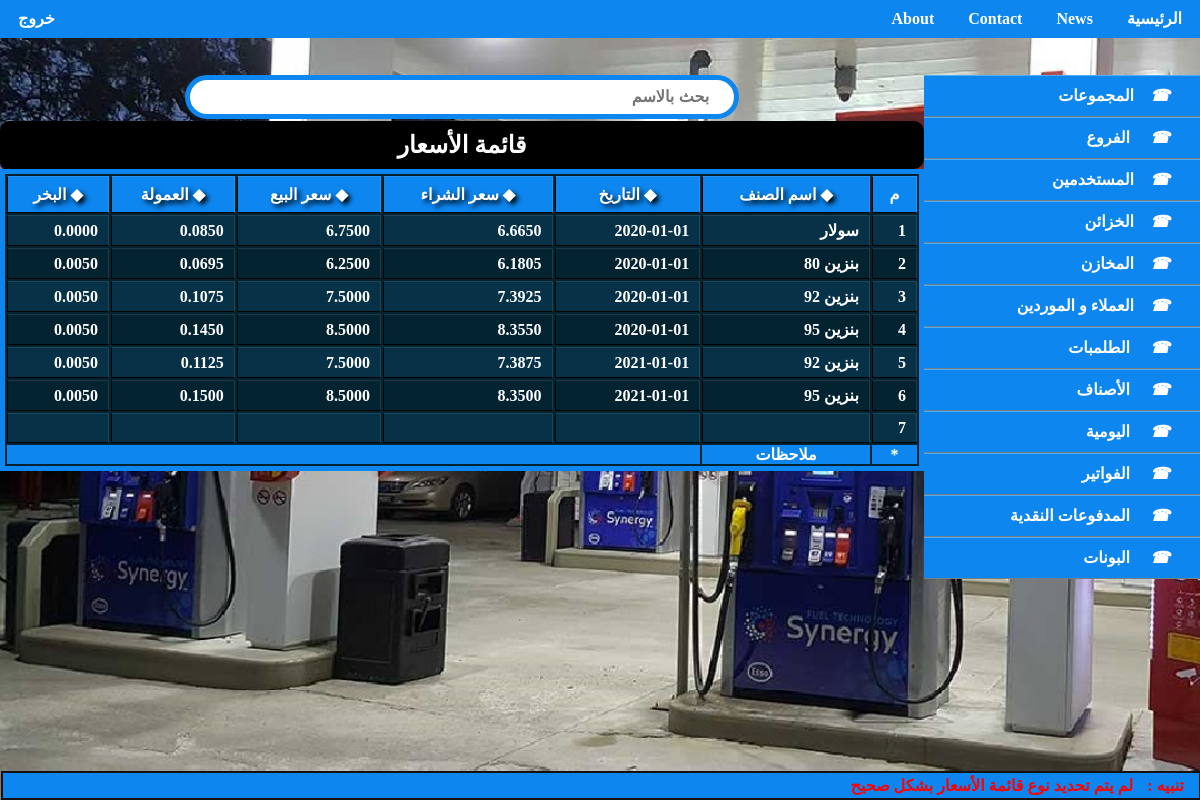
The app's page /admin/pricelist.php (signed in) with its own data.
### tables this page shows
CREATE TABLE `pricelist` (
  `plId` int(10) UNSIGNED NOT NULL,
  `plDt` date NOT NULL,
  `plGds` int(10) UNSIGNED NOT NULL,
  `plByPrc` decimal(9,4) UNSIGNED NOT NULL DEFAULT 0.0000,
  `plSllPrc` decimal(9,4) UNSIGNED NOT NULL DEFAULT 0.0000,
  `plCmsn` decimal(4,4) UNSIGNED NOT NULL DEFAULT 0.0000,
  `plPkhr` decimal(4,4) UNSIGNED NOT NULL DEFAULT 0.0000,
  `plWrk` tinyint(1) NOT NULL DEFAULT 1,
  `plUsr` int(10) UNSIGNED NOT NULL DEFAULT 0
);

CREATE TABLE `goods` (
  `gId` int(10) UNSIGNED NOT NULL,
  `gNm` varchar(99) NOT NULL,
  `gByLmt` int(10) UNSIGNED NOT NULL DEFAULT 0,
  `gByPrc` decimal(7,2) UNSIGNED NOT NULL DEFAULT 0.00,
  `gSllPrc` decimal(7,2) UNSIGNED NOT NULL DEFAULT 0.00,
  `gGrp` int(10) UNSIGNED NOT NULL,
  `gWrk` tinyint(1) NOT NULL DEFAULT 1,
  `gNts` varchar(99) DEFAULT NULL,
  `gAdDt` datetime DEFAULT current_timestamp(),
  `gUsr` int(10) UNSIGNED NOT NULL DEFAULT 1
);

### admin/pricelist.php (the view, shortened to what this page needs)
<?php
if (isset($_SESSION["loggedin"]) && $_SESSION["loggedin"] === true) {
	include_once "init.php";
	for ($i = 0; $i < 9; $i++) {
		$srtSymbl[$i] = "   &#9670;";
	}
	$srtSymbl[$_SESSION['srt']] = " &#" . $_SESSION['srtKnd'] . "; ";
?>
	<div id="dvTbl">
		<form action="<?php echo (vldtVrbl($_SERVER['PHP_SELF'])); ?>" method="get">
			<input class="srch" type="search" name="iSrch" id="srch" placeholder="بحث بالاسم " value="<?php echo ($_SESSION['strSrch']); ?>">
		</form>
		<table class="mTbl" id="mTbl">
			<caption> <?php getTitle(); ?> </caption>
			<thead>
				<tr>
					<th>م</th>
					<th> <a href="?srt=2"> <?php echo ($srtSymbl[2]); ?> اسم الصنف </a> </th>
					<th> <a href="?srt=3"> <?php echo ($srtSymbl[3]); ?> التاريخ </a> </th>
					<th> <a href="?srt=4"> <?php echo ($srtSymbl[4]); ?> سعر الشراء </a> </th>
					<th> <a href="?srt=5"> <?php echo ($srtSymbl[5]); ?> سعر البيع </a> </th>
					<th> <a href="?srt=6"> <?php echo ($srtSymbl[6]); ?> العمولة </a> </th>
					<th> <a href="?srt=7"> <?php echo ($srtSymbl[7]); ?> البخر </a> </th>
				</tr>
			</thead>
			<tbody>
				<?php
				$rc = 0;
				if ($_SESSION['iPlTyp'] == 1) {
					$sql = "SELECT * FROM PriceList INNER JOIN Goods ON plGds=gId WHERE gGrp IN (SELECT gId FROM Groups WHERE gGrpTyp =12) AND gNm like '%" . vldtVrbl($_SESSION['strSrch']) . "%' " . $_SESSION['strSrt'];
				} else {
					$sql = "SELECT * FROM PriceList INNER JOIN Goods ON plGds=gId WHERE gGrp IN (SELECT gId FROM Groups WHERE gGrpTyp !=12) AND gNm like '%" . vldtVrbl($_SESSION['strSrch']) . "%' " . $_SESSION['strSrt'];
				}
				$result = getRows($sql);
				foreach ($result as $row) {
					echo ("<tr>
								<td>" . ++$rc . "</td> <td class='hiddenCol'>" . $row['plId'] . "</td>
									<td class='hiddenCol'>" . $row['plGds'] . "</td> <td>" . $row['gNm'] . "</td>
									<td>" . $row['plDt'] . "</td>	<td>" . $row['plByPrc'] . "</td>
									<td>" . $row['plSllPrc'] . "</td> <td>" . $row['plCmsn'] . "</td>
									<td>" . $row['plPkhr'] . "</td>
							</tr>");
				}
				echo ("<tr> <td>" . ++$rc . "</td> <td class='hiddenCol'>0</td> <td class='hiddenCol'></td><td></td> <td></td> <td></td> <td></td> <td></td> <td></td>	</tr>");
				?>
			</tbody>
			<tfoot>
				<tr>
					<th> * </th>
					<td>ملاحظات</td>
					<td colspan="5"> </td>
				</tr>
			</tfoot>
		</table>
	</div>
<?php
	include_once TPL . 'footer.php';
} else {
	header("location: index.php");
	exit();
}
?>

### admin/layout/css/backend.css (style rules this page uses)
* { margin: 0; padding: 0; font-weight: 600; font-size: 1em; font-family: "Tahoma" "sans-serif", "Haettenschweiler", "Impact", "Arial Narrow Bold"; list-style: none; text-decoration: none; box-sizing: border-box; direction: rtl; }
body { background-color: #f4f4f4; background-image: url("../imgs/station-01.jpg"); background-repeat: repeat; background-size: cover; background-attachment: fixed; }
section .container #dvTbl { max-height: calc(100vh - 68px); overflow: auto; }
section .container #dvTbl form .srch { width: 60%; padding: 1px 25px; border: 5px solid #0d86f0; border-radius: 25px; outline: none; display: block; margin: 0 auto; line-height: 2em; }
section .container #dvTbl .mTbl { margin: 2px auto; width: 100%; color: #ffffff; border: 5px solid #0d86f0; background-color: #042331; }
section .container #dvTbl .mTbl caption { background-color: black; color: #ffffff; font-size: 1.5em; line-height: 2em; border-radius: 10px; margin: 0 auto; }
section .container #dvTbl .mTbl thead tr th { position: sticky; top: -10px; background-color: #0d86f0; }
section .container #dvTbl .mTbl thead tr th a { display: block; margin: 0 auto; padding: 8px; color: #ffffff; text-shadow: 3px 3px 5px black; }
section .container #dvTbl .mTbl tbody tr td { padding: 5px 10px; }
section .container #dvTbl .mTbl tbody tr:nth-child(even) { background-color: #042331; }
section .container #dvTbl .mTbl tbody tr:nth-child(odd) { background-color: #063146; }
section .container #dvTbl .mTbl thead th, section .container #dvTbl .mTbl tbody td { border-bottom: 1px solid black; border-top: 1px solid rgba(255, 255, 255, 0.1); border-left: 1px solid black; border-right: 1px solid rgba(255, 255, 255, 0.1); }
section .container #dvTbl .mTbl tfoot { font-weight: bold; font-size: 1em; text-align: center; background-color: #0d86f0; color: #ffffff; }

### records on screen
pricelist: plGds.gNm "سولار", plDt "2020-01-01", plByPrc "6.6650", plSllPrc "6.7500", plCmsn "0.0850", plPkhr "0.0000"
pricelist: plGds.gNm "بنزين 80", plDt "2020-01-01", plByPrc "6.1805", plSllPrc "6.2500", plCmsn "0.0695", plPkhr "0.0050"
pricelist: plGds.gNm "بنزين 92", plDt "2020-01-01", plByPrc "7.3925", plSllPrc "7.5000", plCmsn "0.1075", plPkhr "0.0050"
pricelist: plGds.gNm "بنزين 95", plDt "2020-01-01", plByPrc "8.3550", plSllPrc "8.5000", plCmsn "0.1450", plPkhr "0.0050"
pricelist: plGds.gNm "بنزين 92", plDt "2021-01-01", plByPrc "7.3875", plSllPrc "7.5000", plCmsn "0.1125", plPkhr "0.0050"
pricelist: plGds.gNm "بنزين 95", plDt "2021-01-01", plByPrc "8.3500", plSllPrc "8.5000", plCmsn "0.1500", plPkhr "0.0050"

### other values on screen
$pageTitle "قائمة الأسعار"
$srtSymbl[2] "◆"
$srtSymbl[3] "◆"
$srtSymbl[4] "◆"
$srtSymbl[5] "◆"
$srtSymbl[6] "◆"
$srtSymbl[7] "◆"
$report "لم يتم تحديد نوع قائمة الأسعار بشكل صحيح"
